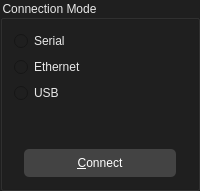
             <widget class="QGroupBox" name="grpBox_Mode">
              <property name="styleSheet">
               <string notr="true">background-color: rgb(31, 31, 31);
font: 10pt &quot;Segoe UI&quot;;
color: rgb(232, 232, 232);
</string>
              </property>
              <property name="title">
               <string>Connection Mode</string>
              </property>
              <layout class="QVBoxLayout" name="verticalLayout_4">
               <item>
                <widget class="QRadioButton" name="rdb_serial">
                 <property name="text">
                  <string>Serial</string>
                 </property>
                </widget>
               </item>
               <item>
                <widget class="QRadioButton" name="rdb_ethernet">
                 <property name="text">
                  <string>Ethernet</string>
                 </property>
                </widget>
               </item>
               <item>
                <widget class="QRadioButton" name="rdb_USB">
                 <property name="text">
                  <string>USB</string>
                 </property>
                </widget>
               </item>
               <item>
                <spacer name="verticalSpacer">
                 <property name="orientation">
                  <enum>Qt::Vertical</enum>
                 </property>
                 <property name="sizeHint" stdset="0">
                  <size>
                   <width>20</width>
                   <height>40</height>
                  </size>
                 </property>
                </spacer>
               </item>
               <item>
                <widget class="QPushButton" name="btn_connection">
                 <property name="styleSheet">
                  <string notr="true">QPushButton {
	background: #434343;
	color: #fff;
	padding: 7px;
	border-radius: 5px;
	margin: 0 10px 0 10px;
}
QPushButton:hover:!pressed{
	background-color: rgb(115, 115, 115);
}
</string>
                 </property>
                 <property name="text">
                  <string>&amp;Connect</string>
                 </property>
                </widget>
               </item>
              </layout>
             </widget>
